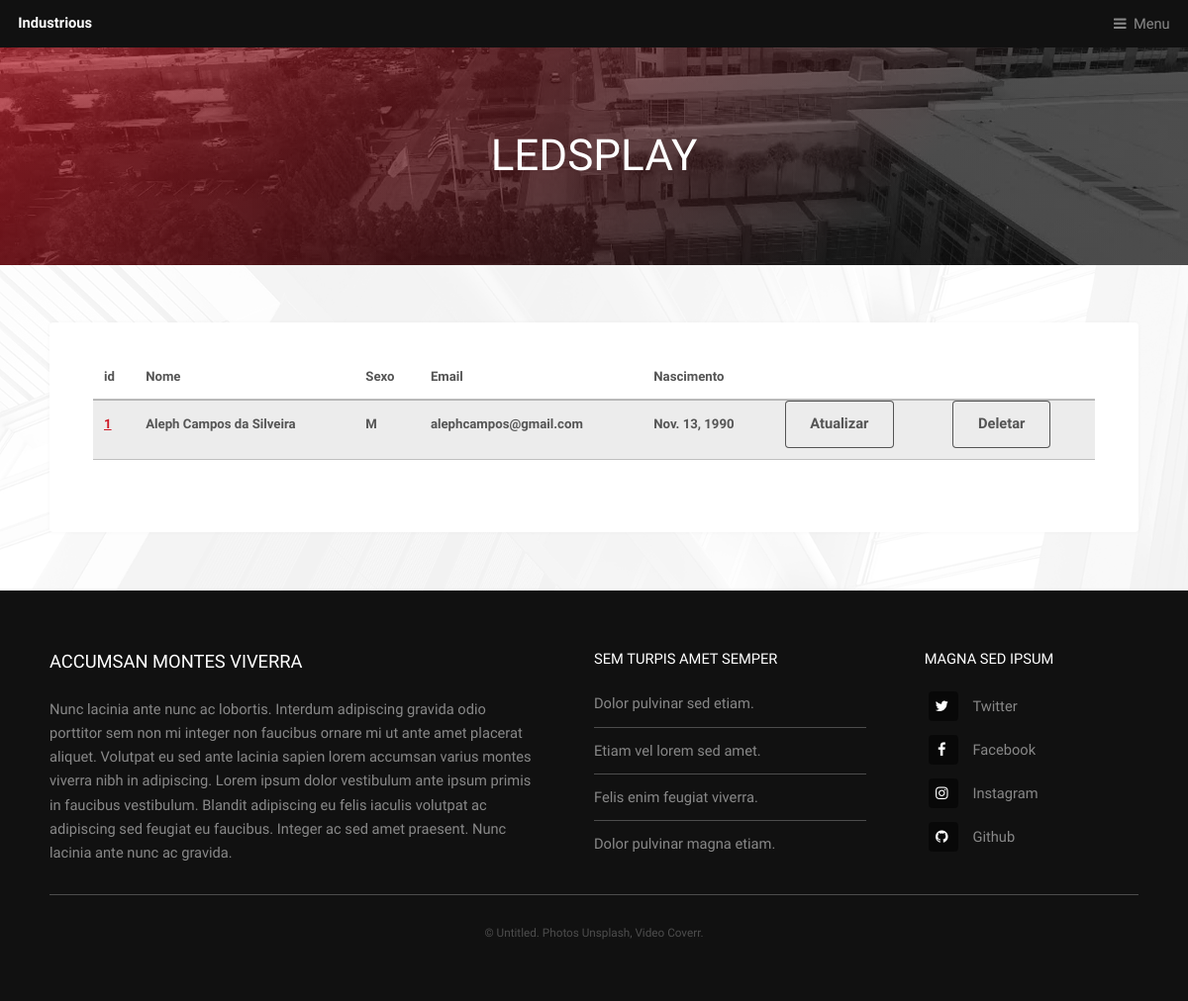
Before: /cadastrados/ with the older database file.
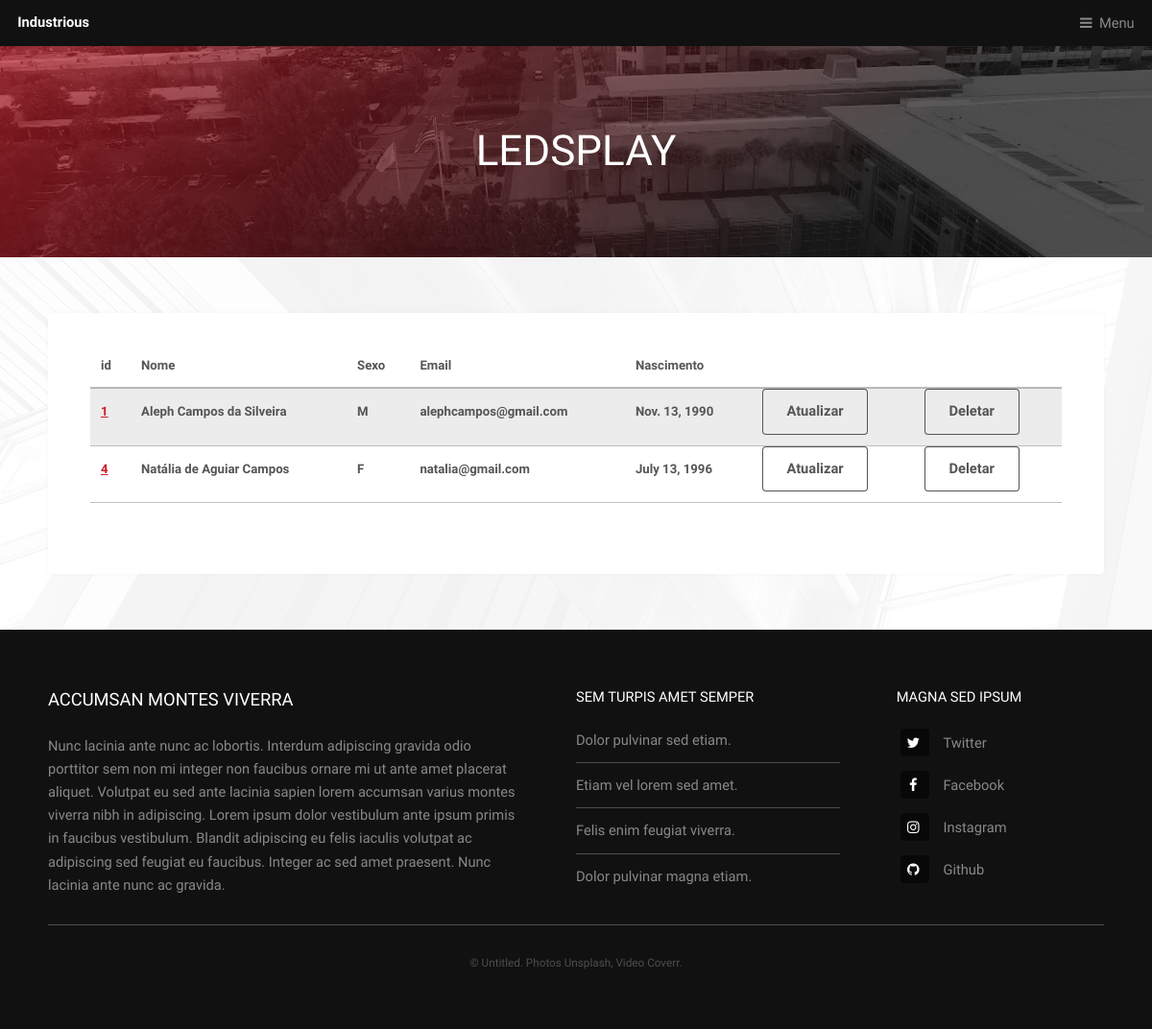
After: the same page with the newer database file.
### register/models.py (models this page shows)
class Pessoa(models.Model):
    nome = models.CharField(default="Nome", max_length=120)
    sexo = models.CharField(default="M or F", max_length=1)
    email = models.EmailField(default="Email", max_length=120)
    nascimento = models.DateField(default=datetime.date.today)
    password = models.CharField(default="password", max_length=128)

### register/views.py (the view)
# urls.py: path('cadastrados/', register_list_view, name="Cadastrados"),
def register_list_view(request):
    queryset = Pessoa.objects.all()
    context = {
        "pessoa_list":queryset
    }
    return render(request, "Pessoa/cadastrados_list_view.html", context)

### templates/Pessoa/cadastrados_list_view.html
{% extends "Industrial/generic.html" %}
{% block conteudobase %}
    <div class="table-wrapper">
        <table>
            <thead>
            <tr>
                <th>id</th>
                <th>Nome</th>
                <th>Sexo</th>
                <th>Email</th>
                <th>Nascimento</th>
            </tr>
            </thead>
            <tbody>
            {% for instance in pessoa_list%}
            <tr>
                    <th><a href="{% url 'Atualizar Cadastro' instance.id %}">{{ instance.id }} </a></th>
                    <th>{{ instance.nome }}</th>
                    <th>{{ instance.sexo }}</th>
                    <th>{{ instance.email }}</th>
                    <th>{{ instance.nascimento }}</th>
                    <th><a href="{% url 'Atualizar Cadastro' instance.id %}"><input type="button" value="Atualizar"></a></th>
                    <th><a href="{% url 'Deletar Cadastro' instance.id %}"><input type="button" value="Deletar"></a></th>
            </tr>
            {% endfor %}
        </table>
    </div>
{% endblock %}

### templates/Industrial/generic.html (shortened to what this page needs)
<!DOCTYPE HTML>
<html>
	<head>
		<link rel="stylesheet" href="../../static/assets/css/main.css" />
	</head>
	<body class="is-preload">
			<header id="header">
				<a class="logo" href="index.html">Industrious</a>
				<nav>
					<a href="#menu">Menu</a>
				</nav>
			</header>
			<div id="heading" >
				<h1>LedsPlay</h1>
			</div>
			<section id="main" class="wrapper">
				<div class="inner">
					<div class="content">
                        {% block conteudobase %}{% endblock %}
				</div>
			</section>
			<footer id="footer">
				<div class="inner">
					<div class="content">
						<section>
							<h3>Accumsan montes viverra</h3>
							<p>Nunc lacinia ante nunc ac lobortis. Interdum adipiscing gravida odio porttitor sem non mi integer non faucibus ornare mi ut ante amet placerat aliquet. Volutpat eu sed ante lacinia sapien lorem accumsan varius montes viverra nibh in adipiscing. Lorem ipsum dolor vestibulum ante ipsum primis in faucibus vestibulum. Blandit adipiscing eu felis iaculis volutpat ac adipiscing sed feugiat eu faucibus. Integer ac sed amet praesent. Nunc lacinia ante nunc ac gravida.</p>
						</section>
						<section>
							<h4>Sem turpis amet semper</h4>
							<ul class="alt">
								<li><a href="#">Dolor pulvinar sed etiam.</a></li>
								<li><a href="#">Etiam vel lorem sed amet.</a></li>
								<li><a href="#">Felis enim feugiat viverra.</a></li>
								<li><a href="#">Dolor pulvinar magna etiam.</a></li>
							</ul>
						</section>
						<section>
							<h4>Magna sed ipsum</h4>
							<ul class="plain">
								<li><a href="#"><i class="icon fa-twitter">&nbsp;</i>Twitter</a></li>
								<li><a href="#"><i class="icon fa-facebook">&nbsp;</i>Facebook</a></li>
								<li><a href="#"><i class="icon fa-instagram">&nbsp;</i>Instagram</a></li>
								<li><a href="#"><i class="icon fa-github">&nbsp;</i>Github</a></li>
							</ul>
						</section>
					</div>
					<div class="copyright">
						&copy; Untitled. Photos <a href="https://unsplash.co">Unsplash</a>, Video <a href="https://coverr.co">Coverr</a>.
					</div>
				</div>
			</footer>
	</body>
</html>

Changed rows visible on the page:
added Pessoa: id "4", nome "Natália de Aguiar Campos", sexo "F", email "natalia@gmail.com", nascimento "July 13, 1996"
